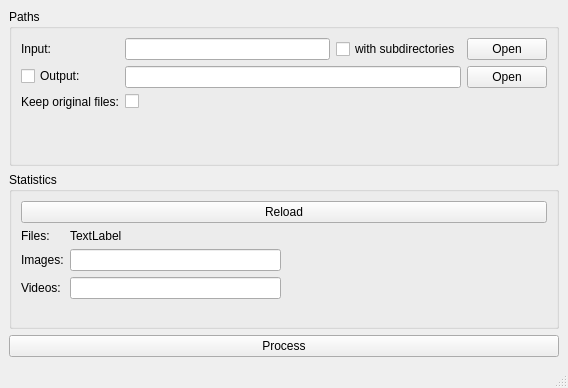
<?xml version="1.0" encoding="UTF-8"?>
<ui version="4.0">
 <class>NoMoreMess</class>
 <widget class="QMainWindow" name="NoMoreMess">
  <property name="geometry">
   <rect>
    <x>0</x>
    <y>0</y>
    <width>568</width>
    <height>388</height>
   </rect>
  </property>
  <property name="windowTitle">
   <string>NoMoreMess</string>
  </property>
  <widget class="QWidget" name="centralwidget">
   <layout class="QVBoxLayout" name="verticalLayout">
    <item>
     <widget class="QGroupBox" name="pathsGroupBox">
      <property name="title">
       <string>Paths</string>
      </property>
      <layout class="QVBoxLayout" name="verticalLayout_7">
       <item>
        <layout class="QFormLayout" name="formLayout_3">
         <item row="0" column="0">
          <widget class="QLabel" name="inputLabel">
           <property name="text">
            <string>Input:</string>
           </property>
          </widget>
         </item>
         <item row="0" column="1">
          <layout class="QHBoxLayout" name="horizontalLayout">
           <item>
            <widget class="QLineEdit" name="pathLineEdit">
             <property name="readOnly">
              <bool>true</bool>
             </property>
            </widget>
           </item>
           <item>
            <widget class="QCheckBox" name="subdirsCheckBox">
             <property name="text">
              <string>with subdirectories</string>
             </property>
            </widget>
           </item>
           <item>
            <widget class="QPushButton" name="openPathButton">
             <property name="text">
              <string>Open</string>
             </property>
            </widget>
           </item>
          </layout>
         </item>
         <item row="1" column="0">
          <widget class="QCheckBox" name="outputCheckBox">
           <property name="text">
            <string>Output:</string>
           </property>
          </widget>
         </item>
         <item row="1" column="1">
          <layout class="QHBoxLayout" name="horizontalLayout_2">
           <item>
            <widget class="QLineEdit" name="destinationPathLineEdit">
             <property name="readOnly">
              <bool>true</bool>
             </property>
            </widget>
           </item>
           <item>
            <widget class="QPushButton" name="openPathButton_2">
             <property name="text">
              <string>Open</string>
             </property>
            </widget>
           </item>
          </layout>
         </item>
         <item row="2" column="0">
          <widget class="QLabel" name="keepOriginalFilesLabel">
           <property name="text">
            <string>Keep original files:</string>
           </property>
          </widget>
         </item>
         <item row="2" column="1">
          <widget class="QCheckBox" name="keepOriginalFilesCheckBox"/>
         </item>
        </layout>
       </item>
      </layout>
     </widget>
    </item>
    <item>
     <widget class="QGroupBox" name="groupBox_2">
      <property name="title">
       <string>Statistics</string>
      </property>
      <layout class="QVBoxLayout" name="verticalLayout_2">
       <item>
        <layout class="QHBoxLayout" name="horizontalLayout_3">
         <item>
          <widget class="QPushButton" name="reloadStatisticsButton">
           <property name="text">
            <string>Reload</string>
           </property>
          </widget>
         </item>
        </layout>
       </item>
       <item>
        <layout class="QHBoxLayout" name="horizontalLayout_4">
         <item>
          <layout class="QFormLayout" name="formLayout">
           <item row="0" column="0">
            <widget class="QLabel" name="filesLabel">
             <property name="text">
              <string>Files:</string>
             </property>
            </widget>
           </item>
           <item row="0" column="1">
            <widget class="QLabel" name="label">
             <property name="text">
              <string>TextLabel</string>
             </property>
            </widget>
           </item>
           <item row="1" column="0">
            <widget class="QLabel" name="imagesLabel">
             <property name="text">
              <string>Images:</string>
             </property>
            </widget>
           </item>
           <item row="1" column="1">
            <widget class="QLineEdit" name="imagesLineEdit"/>
           </item>
           <item row="2" column="0">
            <widget class="QLabel" name="videosLabel">
             <property name="text">
              <string>Videos:</string>
             </property>
            </widget>
           </item>
           <item row="2" column="1">
            <widget class="QLineEdit" name="videosLineEdit"/>
           </item>
          </layout>
         </item>
         <item>
          <spacer name="horizontalSpacer">
           <property name="orientation">
            <enum>Qt::Horizontal</enum>
           </property>
           <property name="sizeHint" stdset="0">
            <size>
             <width>40</width>
             <height>20</height>
            </size>
           </property>
          </spacer>
         </item>
         <item>
          <widget class="QChartView" name="widget" native="true"/>
         </item>
        </layout>
       </item>
      </layout>
     </widget>
    </item>
    <item>
     <widget class="QPushButton" name="doMagicButton">
      <property name="text">
       <string>Process</string>
      </property>
     </widget>
    </item>
   </layout>
  </widget>
  <widget class="QMenuBar" name="menubar">
   <property name="geometry">
    <rect>
     <x>0</x>
     <y>0</y>
     <width>568</width>
     <height>22</height>
    </rect>
   </property>
  </widget>
  <widget class="QStatusBar" name="statusbar"/>
 </widget>
 <customwidgets>
  <customwidget>
   <class>QChartView</class>
   <extends>QWidget</extends>
   <header>QtCharts</header>
   <container>1</container>
  </customwidget>
 </customwidgets>
 <resources/>
 <connections/>
</ui>
